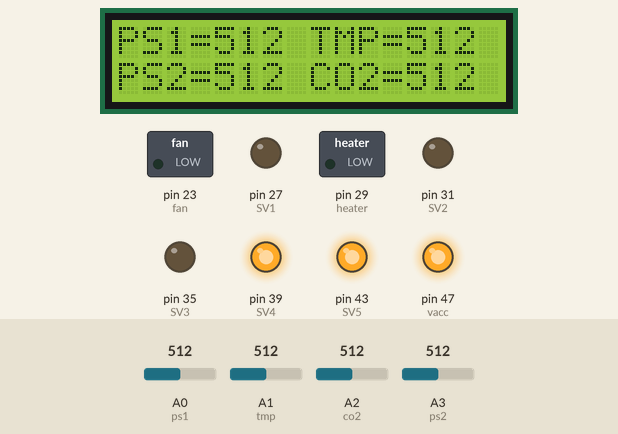
This sketch was run on a simulated Arduino Mega 2560, built with avr-gcc and run on an emulated ATmega2560. Parts: 16×2 character LCD, switched loads named in the sketch (green lamp = pin HIGH), output pins drawn as LEDs (lit = HIGH). The test bench sets the inputs (shaded band); at power-on: A0 (ps1) = 512, A1 (tmp) = 512, A2 (co2) = 512, A3 (ps2) = 512. What the sketch prints to the serial monitor is not drawn.

Above: at 1.2 s.
1.3 s: A0 (ps1) set to 110
At 3.4 s:
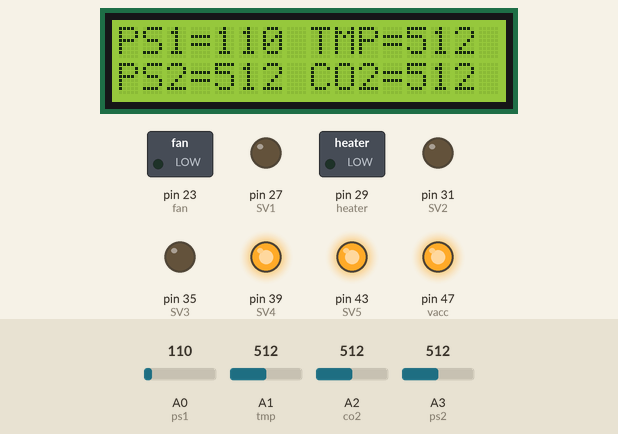
3.7 s: A0 (ps1) set to 95
At 5.4 s:
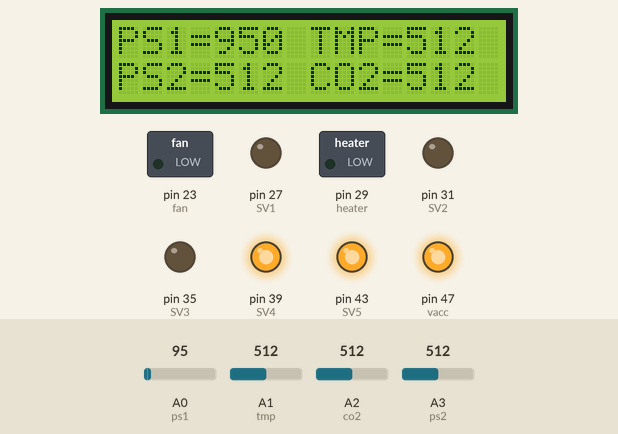
5.7 s: A1 (tmp) set to 650
At 7.5 s:
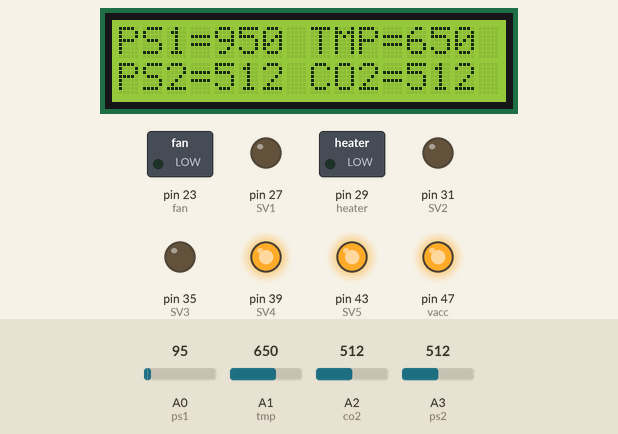
7.8 s: A2 (co2) set to 716
At 8.7 s:
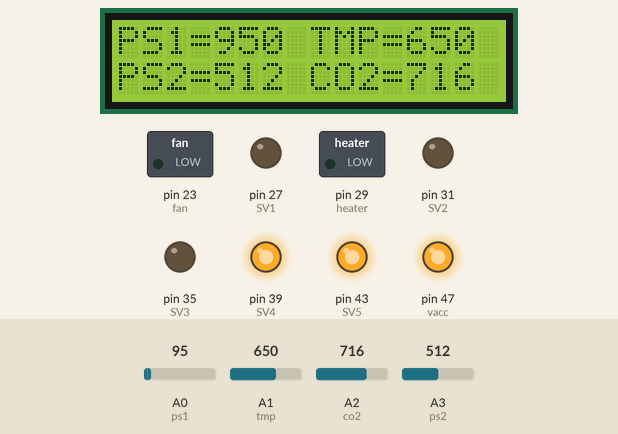
9.8 s: A3 (ps2) set to 306
At 10.8 s:
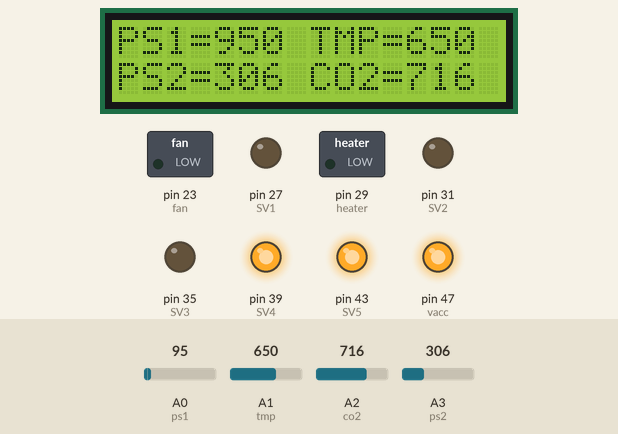
11.9 s: A1 (tmp) set to 630
At 25.3 s:
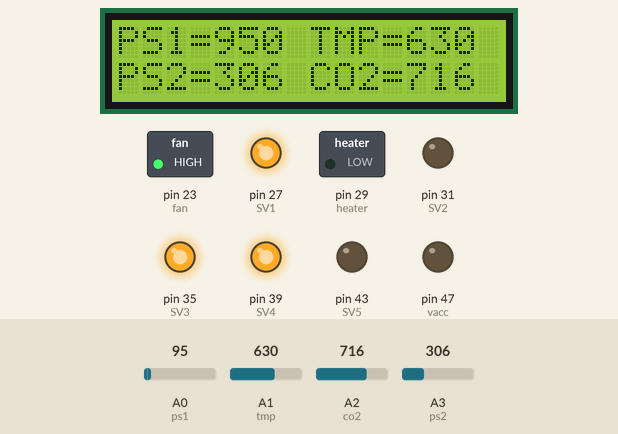
Timing chart, 0 to 32.3 s (numbered marks = the images above; inputs shaded):
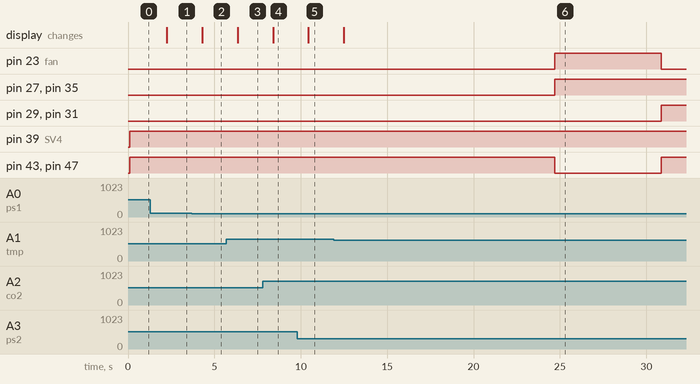

Measured:
- after the input at 1.3 s, the display: changes after 0.95 s (image 1)
- after the input at 3.7 s, the display: changes after 0.60 s (image 2)
- after the input at 5.7 s, the display: changes after 0.65 s (image 3)
- after the input at 7.8 s, the display: changes after 0.60 s (image 4)
- after the input at 9.8 s, the display: changes after 0.64 s (image 5)
- after the input at 11.9 s, the display: changes after 0.59 s (image 6)

The sketch:

Mega_Project_Final_Code.ino
```cpp
#include <LiquidCrystal.h>
const int rs = 12, en = 11, d4 = 5, d5 = 4, d6 = 3, d7 = 2;
LiquidCrystal lcd(rs, en, d4, d5, d6, d7);


  //Analog Input Declaration
  int ps1 = A0;
  int tmp = A1;
  int co2 = A2;
  int ps2 = A3;

  int ps1_val = 0;
  int tmp_val = 0;
  int ps2_val = 0;
  int co2_val = 0;

  //Digital Output Declaration
  int fan = 23;
  int SV1 = 27;
  int heater = 29;
  int SV2 = 31;
  int SV3 = 35;
  int SV4 = 39;
  int SV5 = 43;
  int vacc = 47;


void setup()
{
  // put your setup code here, to run once:
  lcd.begin(16, 2);
  Serial.begin(9600);

  // Declaring sensors as input
  pinMode(ps1, INPUT);
  pinMode(tmp, INPUT);
  pinMode(co2, INPUT);
  pinMode(ps2, INPUT);


  //Declaring actuators and heater as output
  pinMode(fan, OUTPUT);
  pinMode(SV1, OUTPUT);
  pinMode(heater, OUTPUT);
  pinMode(SV2, OUTPUT);
  pinMode(SV3, OUTPUT);
  pinMode(SV4, OUTPUT);
  pinMode(SV5, OUTPUT);
  pinMode(vacc, OUTPUT);

}

void loop()
{
  // put your main code here, to run repeatedly:

  // int ps1 = analogRead(A0);
  // int ps1_val = (ps1, 0, 1023, 1, 150);

  // int tmp = analogRead(A1);
  // int tmp_val = (tmp, 900, 450, -200, 258);

  // int co2 = analogRead(A2);
  // int co2_val = (co2, 0, 1023, 400, 10000);

  // int ps2 = analogRead(A3);
  // int ps2_val = (ps2, 0, 1023, 1, 150);

  dis();


  Air_Flow();
  delay(3000);
  vacuum();
  delay(3000);
  heat();
  delay(3000);
  store();
  delay(3000);

}

void Air_Flow()
{
  Serial.println(" Air Flow is executing");

  int i;

  digitalWrite(SV1, LOW);
  digitalWrite(SV2, LOW);
  digitalWrite(SV3, LOW);
  digitalWrite(SV4, HIGH);
  digitalWrite(SV5, HIGH);
  digitalWrite(fan, LOW);
  digitalWrite(vacc, HIGH);
  digitalWrite(heater, LOW);

  dis();
  //delay(30*60*1000);  //DELAY(total minutes*one min*one sec)
  //delay(3*60*1000);  // delay of 3 min for demonstration
  //delay(1*60*1000);  // delay of 1 min for demonstration
  //delay(5000);// i.e 5 sec delay

  for(i=0;i<=20;i++)
  {
    delay(1000);
    dis();

  }
  //vacuum();
}

void vacuum()
{
  Serial.println(" Vacuum is executing");
  digitalWrite(SV1, HIGH); // Close SV1
  digitalWrite(SV3, HIGH); // Close SV3
  digitalWrite(SV4, HIGH); // Close SV3
  digitalWrite(fan, HIGH); // Switch off fan
  digitalWrite(heater, LOW); // Heater OFF
  digitalWrite(SV2, LOW); // Open SV2
  digitalWrite(SV5, LOW); // Open SV5
  digitalWrite(vacc, LOW); // Compressor ON

  dis();

  delay(3000);

  ps1_check();

  dis();

  delay(3000);
}

void heat()
{
  digitalWrite(SV1, HIGH); // Close SV1
  digitalWrite(SV3, HIGH); // Close SV3
  digitalWrite(SV4, HIGH); // Close SV3
  digitalWrite(fan, LOW); // Switch ON fan
  digitalWrite(heater, HIGH); // Heater ON
  digitalWrite(SV2, HIGH); // Close SV2
  digitalWrite(SV5, HIGH); // Close SV5
  digitalWrite(vacc, HIGH); // Compressor OFF

  dis();

  delay(3000);

  temp_check();

  dis();

  delay(3000);
}

void store()
{
  int ps_final;
  digitalWrite(heater, LOW);

  ps_final=ps1-14+ps2;

  dis();

  delay(3000);

  ps2_check();

  dis();

  delay(3000);
}

void ps1_check()
{
  int ps1_val;
  dis();

  if(ps1_val>14)
  {
    dis();

    delay(3000);
    do
    {
      vacuum();
      dis();
    }
    while(ps1>14);
  }
  else
  {
    dis();

    delay(3000);
    Serial.println(" Vacuum Created ");
    heat();
  }
}

void temp_check()
{
  int i, tmp_val;
  for(i=0;i<3;i++)
  {
    do
    {
     digitalWrite(heater, HIGH);

     dis();

     delay(3000);

    }
    while(tmp_val>=640);

    if(tmp_val>=640)
    {
      do
      {
       digitalWrite(heater, LOW);
       digitalWrite(fan, LOW);

       dis();


      }
      while(tmp_val>640);
    }
  }
}

void ps2_check()
{
  int ps_final;
  if(ps1>14)
  {
    do
    {
      digitalWrite(SV2, LOW);
      digitalWrite(SV4, LOW);
      digitalWrite(fan, HIGH);
      digitalWrite(vacc, LOW);
      digitalWrite(SV1, HIGH);
      digitalWrite(SV3, HIGH);
      digitalWrite(SV5, HIGH);
      digitalWrite(heater, LOW);

      dis();

      delay(3000);
    }
    while(ps2!=ps_final && ps_final<100 && ps1_val>14);
  }
  else
  {
    dis();

    delay(3000);

    Serial.print(" Chamber empty");
  }
}

void dis()
{
  // int ps1_val, tmp_val, co2_val, ps2_val;


  ps1_val = analogRead(ps1);
  //ps1_val = map(ps1_val, 0, 1023, 0, 150);
  lcd.setCursor(0, 0);
  lcd.print("PS1=");
  lcd.print(ps1_val); // top left
  Serial.println(" Pressure1 is ");
  Serial.println(ps1_val);

  Serial.println(" Temp is ");
  Serial.println(tmp_val);
  tmp_val = analogRead(tmp);
  //int tmp_val = map(tmp, 900, 450, -200, 258);
  lcd.setCursor(8, 0);
  lcd.print("TMP="); // top right
  lcd.print(tmp_val);


  Serial.println(" Pressure2 is ");
  Serial.println(ps2_val);
  ps2_val = analogRead(ps2);
  //int ps2_val = map(ps2, 0, 1023, 1, 150);
  lcd.setCursor(0, 1);
  lcd.print("PS2="); // bottom left
  lcd.print(ps2_val);


  Serial.println(" CO2 concentration is ");
  Serial.println(co2_val);
  co2_val = analogRead(co2);
  //int co2_val = map(co2, 0, 1023, 400, 10000);
  lcd.setCursor(8, 1);
  lcd.print("CO2=");
  lcd.print(co2_val);


}
```
